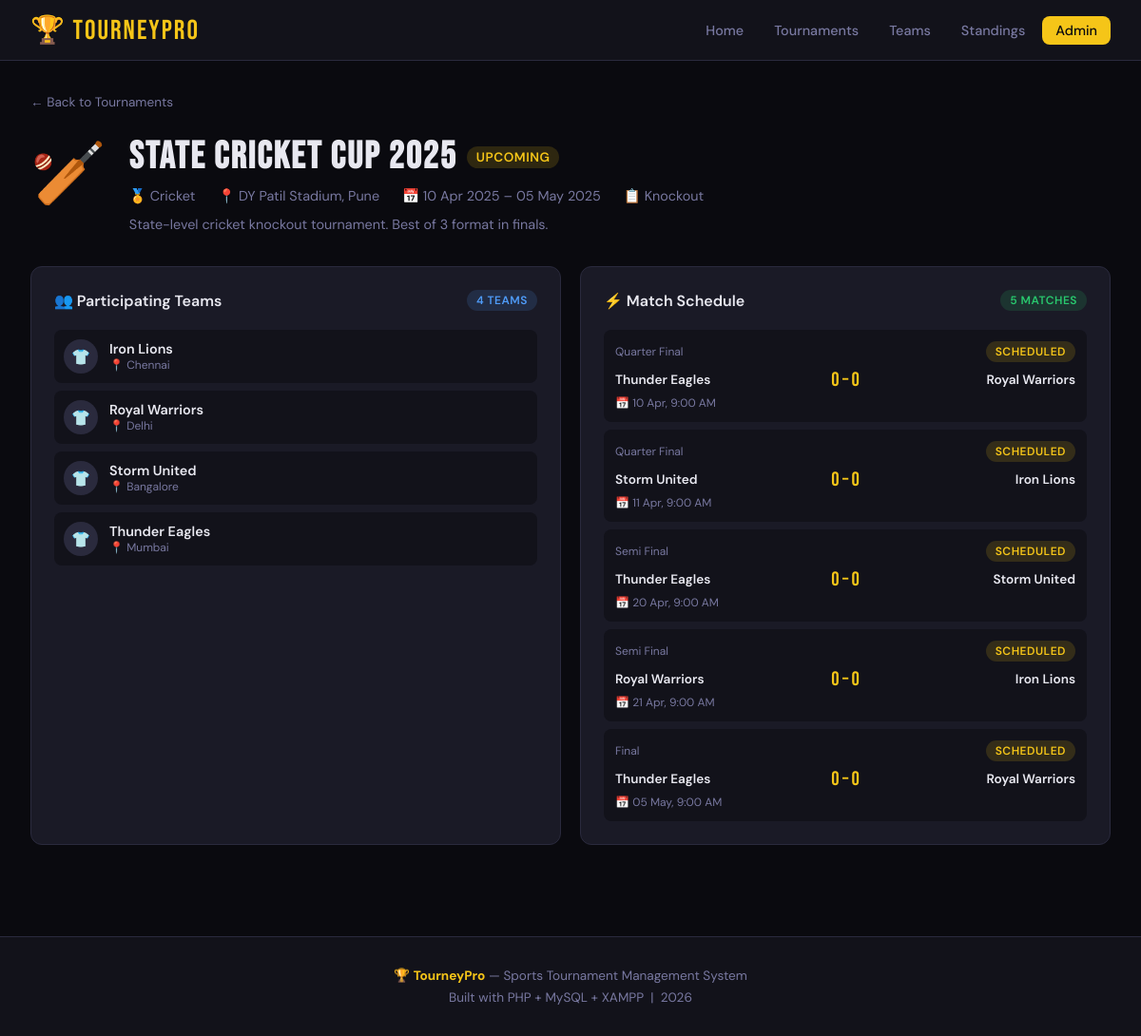
The app's page /tournament_detail.php?id=2 with its own data.
### tables this page shows
CREATE TABLE IF NOT EXISTS tournaments (
    id INT AUTO_INCREMENT PRIMARY KEY,
    name VARCHAR(200) NOT NULL,
    sport_id INT,
    format ENUM('knockout','round_robin','group_stage') DEFAULT 'knockout',
    start_date DATE NOT NULL,
    end_date DATE NOT NULL,
    location VARCHAR(200),
    max_teams INT DEFAULT 16,
    status ENUM('upcoming','ongoing','completed') DEFAULT 'upcoming',
    description TEXT,
    created_at TIMESTAMP DEFAULT CURRENT_TIMESTAMP,
    FOREIGN KEY (sport_id) REFERENCES sports(id) ON DELETE SET NULL
);

CREATE TABLE IF NOT EXISTS sports (
    id INT AUTO_INCREMENT PRIMARY KEY,
    name VARCHAR(100) NOT NULL,
    icon VARCHAR(50) DEFAULT '🏆',
    created_at TIMESTAMP DEFAULT CURRENT_TIMESTAMP
);

CREATE TABLE IF NOT EXISTS tournament_teams (
    id INT AUTO_INCREMENT PRIMARY KEY,
    tournament_id INT NOT NULL,
    team_id INT NOT NULL,
    group_name VARCHAR(10),
    registered_at TIMESTAMP DEFAULT CURRENT_TIMESTAMP,
    FOREIGN KEY (tournament_id) REFERENCES tournaments(id) ON DELETE CASCADE,
    FOREIGN KEY (team_id) REFERENCES teams(id) ON DELETE CASCADE,
    UNIQUE KEY unique_team_tournament (tournament_id, team_id)
);

CREATE TABLE IF NOT EXISTS teams (
    id INT AUTO_INCREMENT PRIMARY KEY,
    name VARCHAR(150) NOT NULL,
    coach VARCHAR(100),
    contact_email VARCHAR(150),
    contact_phone VARCHAR(20),
    city VARCHAR(100),
    logo_url VARCHAR(255),
    created_at TIMESTAMP DEFAULT CURRENT_TIMESTAMP
);

CREATE TABLE IF NOT EXISTS matches (
    id INT AUTO_INCREMENT PRIMARY KEY,
    tournament_id INT NOT NULL,
    team1_id INT NOT NULL,
    team2_id INT NOT NULL,
    match_date DATETIME,
    venue VARCHAR(200),
    round_name VARCHAR(50) DEFAULT 'Round 1',
    team1_score INT DEFAULT 0,
    team2_score INT DEFAULT 0,
    winner_id INT,
    status ENUM('scheduled','live','completed','cancelled') DEFAULT 'scheduled',
    notes TEXT,
    created_at TIMESTAMP DEFAULT CURRENT_TIMESTAMP,
    FOREIGN KEY (tournament_id) REFERENCES tournaments(id) ON DELETE CASCADE,
    FOREIGN KEY (team1_id) REFERENCES teams(id),
    FOREIGN KEY (team2_id) REFERENCES teams(id),
    FOREIGN KEY (winner_id) REFERENCES teams(id)
);

### tournament_detail.php (the view, shortened to what this page needs)
<?php
require_once 'includes/config.php';
$id = isset($_GET['id']) ? (int)$_GET['id'] : 0;
$tournament = $conn->query("SELECT t.*, s.name as sport_name, s.icon as sport_icon FROM tournaments t LEFT JOIN sports s ON t.sport_id=s.id WHERE t.id=$id")->fetch_assoc();
$teams = $conn->query("
    SELECT te.*, tt.registered_at FROM teams te
    JOIN tournament_teams tt ON te.id = tt.team_id
    WHERE tt.tournament_id = $id ORDER BY te.name
");
$matches = $conn->query("
    SELECT m.*, t1.name as team1_name, t2.name as team2_name, w.name as winner_name
    FROM matches m
    JOIN teams t1 ON m.team1_id = t1.id
    JOIN teams t2 ON m.team2_id = t2.id
    LEFT JOIN teams w ON m.winner_id = w.id
    WHERE m.tournament_id = $id ORDER BY m.match_date
");
?>
<?php include 'includes/header.php'; ?>
<div class="container">
    <div style="margin-bottom:1.5rem;">
        <a href="tournaments.php" style="color:var(--muted);text-decoration:none;font-size:0.85rem;">← Back to Tournaments</a>
    </div>
    <div style="display:flex;align-items:flex-start;gap:1.5rem;flex-wrap:wrap;margin-bottom:2rem;">
        <div style="font-size:4rem;"><?= $tournament['sport_icon'] ?></div>
        <div style="flex:1">
            <div style="display:flex;align-items:center;gap:10px;flex-wrap:wrap;margin-bottom:8px;">
                <h1 style="font-family:'Bebas Neue',sans-serif;font-size:2.5rem;letter-spacing:2px;"><?= htmlspecialchars($tournament['name']) ?></h1>
                <?php $sc = ['upcoming'=>'badge-yellow','ongoing'=>'badge-green','completed'=>'badge-gray'][$tournament['status']] ?? 'badge-gray'; ?>
                <span class="badge <?=$sc?>" style="font-size:0.85rem;"><?= ucfirst($tournament['status']) ?></span>
            </div>
            <div style="display:flex;gap:1.5rem;flex-wrap:wrap;color:var(--muted);font-size:0.9rem;">
                <span>🏅 <?= htmlspecialchars($tournament['sport_name']) ?></span>
                <span>📍 <?= htmlspecialchars($tournament['location'] ?: 'TBA') ?></span>
                <span>📅 <?= date('d M Y', strtotime($tournament['start_date'])) ?> – <?= date('d M Y', strtotime($tournament['end_date'])) ?></span>
                <span>📋 <?= ucfirst(str_replace('_',' ',$tournament['format'])) ?></span>
            </div>
            <?php if($tournament['description']): ?>
            <p style="margin-top:10px;color:var(--muted);font-size:0.9rem;line-height:1.6;"><?= htmlspecialchars($tournament['description']) ?></p>
            <?php endif; ?>
        </div>
    </div>
    <div class="grid-2">
        <div class="card">
            <div class="card-header">
                <span class="card-title">👥 Participating Teams</span>
                <span class="badge badge-blue"><?= $teams->num_rows ?> Teams</span>
            </div>
            <?php if($teams->num_rows === 0): ?>
                <p style="color:var(--muted);text-align:center;padding:2rem;">No teams registered yet.</p>
            <?php else: ?>
            <div style="display:flex;flex-direction:column;gap:8px;">
            <?php while($team = $teams->fetch_assoc()): ?>
                <div style="display:flex;align-items:center;gap:12px;padding:10px;background:var(--dark);border-radius:8px;">
                    <div style="width:36px;height:36px;border-radius:50%;background:var(--border);display:flex;align-items:center;justify-content:center;font-size:1rem;">👕</div>
                    <div>
                        <div style="font-weight:600;font-size:0.9rem;"><?= htmlspecialchars($team['name']) ?></div>
                        <div style="font-size:0.75rem;color:var(--muted);">📍 <?= htmlspecialchars($team['city'] ?: 'Unknown') ?></div>
                    </div>
                </div>
            <?php endwhile; ?>
            </div>
            <?php endif; ?>
        </div>
        <div class="card">
            <div class="card-header">
                <span class="card-title">⚡ Match Schedule</span>
                <span class="badge badge-green"><?= $matches->num_rows ?> Matches</span>
            </div>
            <?php if($matches->num_rows === 0): ?>
                <p style="color:var(--muted);text-align:center;padding:2rem;">No matches scheduled yet.</p>
            <?php else: ?>
            <div style="display:flex;flex-direction:column;gap:8px;">
            <?php while($m = $matches->fetch_assoc()): ?>
                <?php $sc2 = ['scheduled'=>'badge-yellow','live'=>'badge-red','completed'=>'badge-gray','cancelled'=>'badge-gray'][$m['status']] ?? 'badge-gray'; ?>
                <div style="background:var(--dark);border-radius:8px;padding:12px;">
                    <div style="display:flex;justify-content:space-between;align-items:center;margin-bottom:6px;">
                        <span style="font-size:0.75rem;color:var(--muted);"><?= $m['round_name'] ?></span>
                        <span class="badge <?=$sc2?>"><?= $m['status']==='live'?'🔴 LIVE':ucfirst($m['status']) ?></span>
                    </div>
                    <div style="display:flex;align-items:center;gap:10px;justify-content:space-between;">
                        <span style="font-weight:600;font-size:0.85rem;flex:1;"><?= htmlspecialchars($m['team1_name']) ?></span>
                        <span style="font-family:'Bebas Neue',sans-serif;font-size:1.3rem;color:var(--accent)"><?= $m['team1_score'] ?> – <?= $m['team2_score'] ?></span>
                        <span style="font-weight:600;font-size:0.85rem;flex:1;text-align:right;"><?= htmlspecialchars($m['team2_name']) ?></span>
                    </div>
                    <?php if($m['match_date']): ?>
                    <div style="font-size:0.75rem;color:var(--muted);margin-top:4px;">📅 <?= date('d M, g:i A', strtotime($m['match_date'])) ?></div>
                    <?php endif; ?>
                </div>
            <?php endwhile; ?>
            </div>
            <?php endif; ?>
        </div>
    </div>
</div>
<?php include 'includes/footer.php'; ?>

### includes/header.php (style rules this page uses)
*, *::before, *::after { box-sizing: border-box; margin: 0; padding: 0; }
:root { --black: #0a0a0f; --dark: #12121a; --card: #1a1a26; --border: #2a2a3d; --accent: #f5c518; --accent2: #e8773a; --green: #29c96e; --red: #e84545; --blue: #4f9cf9; --text: #e8e8f0; --muted: #7878a0; --radius: 12px; }
body { font-family: 'DM Sans', sans-serif; background: var(--black); color: var(--text); min-height: 100vh; }
.container { max-width: 1280px; margin: 0 auto; padding: 2rem; }
.card { background: var(--card); border: 1px solid var(--border); border-radius: var(--radius); padding: 1.5rem; }
.card-header { display: flex; align-items: center; justify-content: space-between; margin-bottom: 1.25rem; }
.card-title { font-size: 1rem; font-weight: 600; color: var(--text); }
.grid-2 { display: grid; grid-template-columns: 1fr 1fr; gap: 1.25rem; }
.badge { display: inline-flex; align-items: center; gap: 4px; padding: 3px 10px; border-radius: 20px; font-size: 0.75rem; font-weight: 600; text-transform: uppercase; letter-spacing: 0.5px; }
.badge-yellow { background: rgba(245,197,24,0.15); color: var(--accent); }
.badge-green { background: rgba(41,201,110,0.15); color: var(--green); }
.badge-blue { background: rgba(79,156,249,0.15); color: var(--blue); }

### records on screen
tournaments: sport.icon "🏏", name "State Cricket Cup 2025", status "UPCOMING", sport.name "Cricket", location "DY Patil Stadium, Pune", start_date "10 Apr 2025", end_date "05 May 2025", format "Knockout", description "State-level cricket knockout tournament. Best of 3 format in finals."
tournament_teams: team.name "Iron Lions", team.city "Chennai"
tournament_teams: team.name "Royal Warriors", team.city "Delhi"
tournament_teams: team.name "Storm United", team.city "Bangalore"
tournament_teams: team.name "Thunder Eagles", team.city "Mumbai"
matches: round_name "Quarter Final", status "SCHEDULED", team1.name "Thunder Eagles", team1_score "0", team2_score "0", team2.name "Royal Warriors", match_date "10 Apr, 9:00 AM"
matches: round_name "Quarter Final", status "SCHEDULED", team1.name "Storm United", team1_score "0", team2_score "0", team2.name "Iron Lions", match_date "11 Apr, 9:00 AM"
matches: round_name "Semi Final", status "SCHEDULED", team1.name "Thunder Eagles", team1_score "0", team2_score "0", team2.name "Storm United", match_date "20 Apr, 9:00 AM"
matches: round_name "Semi Final", status "SCHEDULED", team1.name "Royal Warriors", team1_score "0", team2_score "0", team2.name "Iron Lions", match_date "21 Apr, 9:00 AM"
matches: round_name "Final", status "SCHEDULED", team1.name "Thunder Eagles", team1_score "0", team2_score "0", team2.name "Royal Warriors", match_date "05 May, 9:00 AM"

### other values on screen
$teams->num_rows "4"
$matches->num_rows "5"
